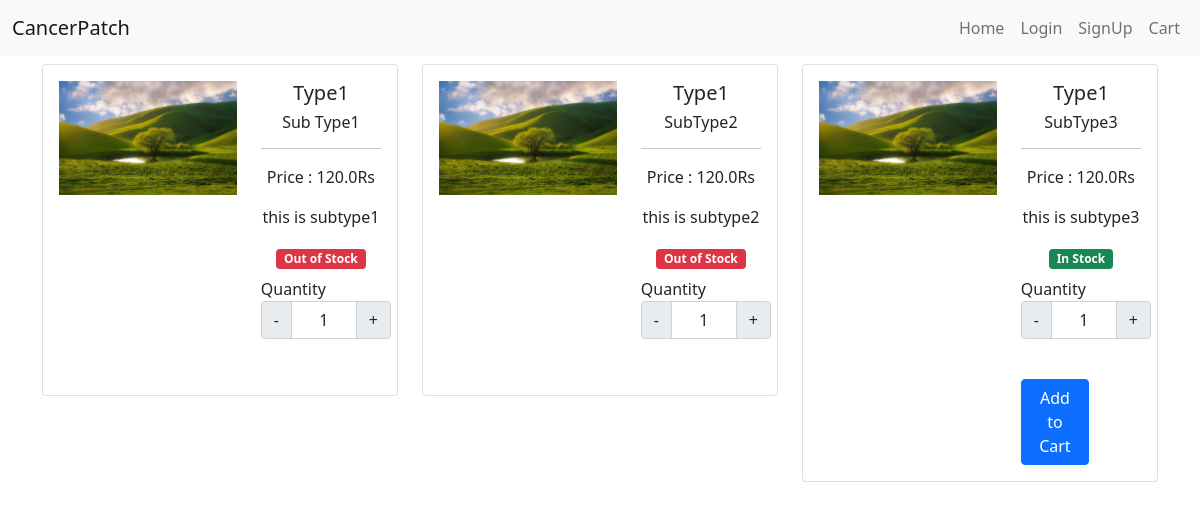
The page /type/type1 on the database its author committed.
### store/models.py (models this page shows, shortened)
class Product(models.Model):
    category=models.ForeignKey(Category,on_delete=models.CASCADE)
    slug=models.CharField(max_length=150,null=False,blank=False)
    name=models.CharField(max_length=150,null=False,blank=False)
    image=models.ImageField(upload_to=get_file_path,null=True,blank=True)
    description=models.CharField(max_length=200)
    big_description=models.TextField(max_length=500)
    price=models.FloatField()
    quantity=models.IntegerField()
    created_at=models.DateTimeField(auto_now_add=True)

class Category(models.Model):
    slug=models.CharField(max_length=150,null=False,blank=False)
    name=models.CharField(max_length=150,null=False,blank=False)
    image=models.ImageField(upload_to=get_file_path,null=True,blank=True)
    description=models.TextField(max_length=500,null=True,blank=True)
    created_at=models.DateTimeField(auto_now_add=True)
    def __str__(self):
        return self.name

### store/views.py (the view)
# urls.py: path('type/<str:slug>',type,name='type'),
def type(request,slug):
    if(Category.objects.filter(slug=slug)):
        product=Product.objects.filter(category__slug=slug)
        category_name=Category.objects.filter(slug=slug)
        context={'product':product,'category':category_name}
        return render(request,'store/products/index.html',context)
    else:
        messages.warning(request,'No such category found')
        return redirect('home')

### store/templates/store/products/index.html (shortened to what this page needs)
{% extends 'store/layouts/base.html' %}
{% load static %}
{% block content %}
<div class="container">
    <div class="row">
         {% for data in product %}
            <div class="col-12 col-md-6 col-lg-4">
                <div class="card mt-2 product_data">
                    <div class="card-body text-center">
                        <div class="row">
                            <div class="col-md-7">
                              <img src="{{ data.image.url }}" class="w-100" />
                            </div>
                            <div class="col-md-5">
                                <h5>{{ data.category}}</h5>
                                <h6>{{data.name}}</h6>
                                <hr>
                                <p>Price : {{data.price}}Rs</p>
                                <p class="mt-3">{{data.description}}</p>
                                {% if data.quantity %}
                                <label class="badge bg-success">In Stock</label>
                                {% else %}
                                <label class="badge bg-danger">Out of Stock</label>
                                {% endif %}
                                <div class="row mt-2">
                                        <div class="col-md-6">
                                        <label for="quantity">Quantity</label>
                                        <div class="input-group text-center mb-3" style="width:130px;">
                                            <button class="input-group-text decrement-btn">-</button>
                                            <input type="text" name="quantity" class="form-control qty-input text-center" value="1" >
                                            <button class="input-group-text increment-btn">+</button>
                                        </div>
                                    </div>
                                    <div class="col-md-9">
                                        <br/>
                                        {% if data.quantity %}
                                        <button type="submit" class="btn btn-primary me-3 float-start addToCartBtn">Add to Cart</button>
                                        {% endif %}
                                    </div>
                                </div>
                            </div>
                        </div>
                    </div>
                </div>
            </div>
         {% endfor %}
    </div>
</div>
{% endblock content %}

### rows shown on the page
Product: image (picture), category "Type1", name "Sub Type1", price "120.0", description "this is subtype1", quantity "Out of Stock"
Product: image (picture), category "Type1", name "SubType2", price "120.0", description "this is subtype2", quantity "Out of Stock"
Product: image (picture), category "Type1", name "SubType3", price "120.0", description "this is subtype3", quantity "In Stock"
